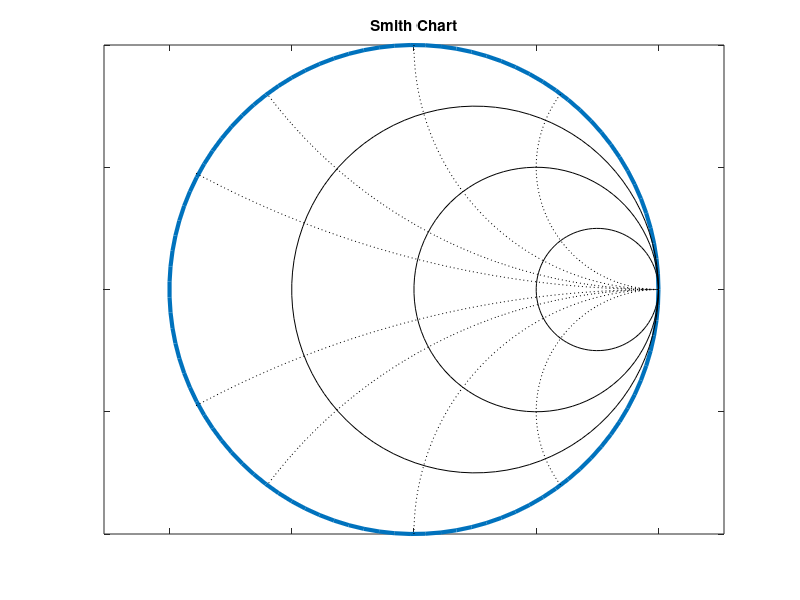

Here is the MATLAB script that generated this plot:
%function draw_smith_chart 

% Draw outer circle
t = linspace(0, 2*pi, 100);
x = cos(t);
y = sin(t);
plot(x, y,'linewidth',3); 
axis equal;

% Place title and remove ticks from axes
title(' Smith Chart ')
set(gca,'xticklabel',{[]});
set(gca,'yticklabel',{[]});
hold on

% Draw circles along horizontal axis
k=[.25 .5 .75];

for i=1 : length(k)
    x(i,:) = k(i) + (1 - k(i)) * cos(t);
    y(i,:) = (1 - k(i)) * sin(t);
    plot(x(i,:), y(i,:),'k')
end

% Draw partial circles along vertical axis
kt = [2.5 pi 3.79 4.22];
k = [.5 1 2 4];
for i = 1 : length(kt)
    t = linspace(kt(i), 1.5*pi, 50);
    a(i,:) = 1 + k(i) * cos(t);
    b(i,:) = k(i) + k(i) * sin(t);
    plot(a(i,:), b(i,:),'k:',a(i,:),-b(i,:),'k:')
end